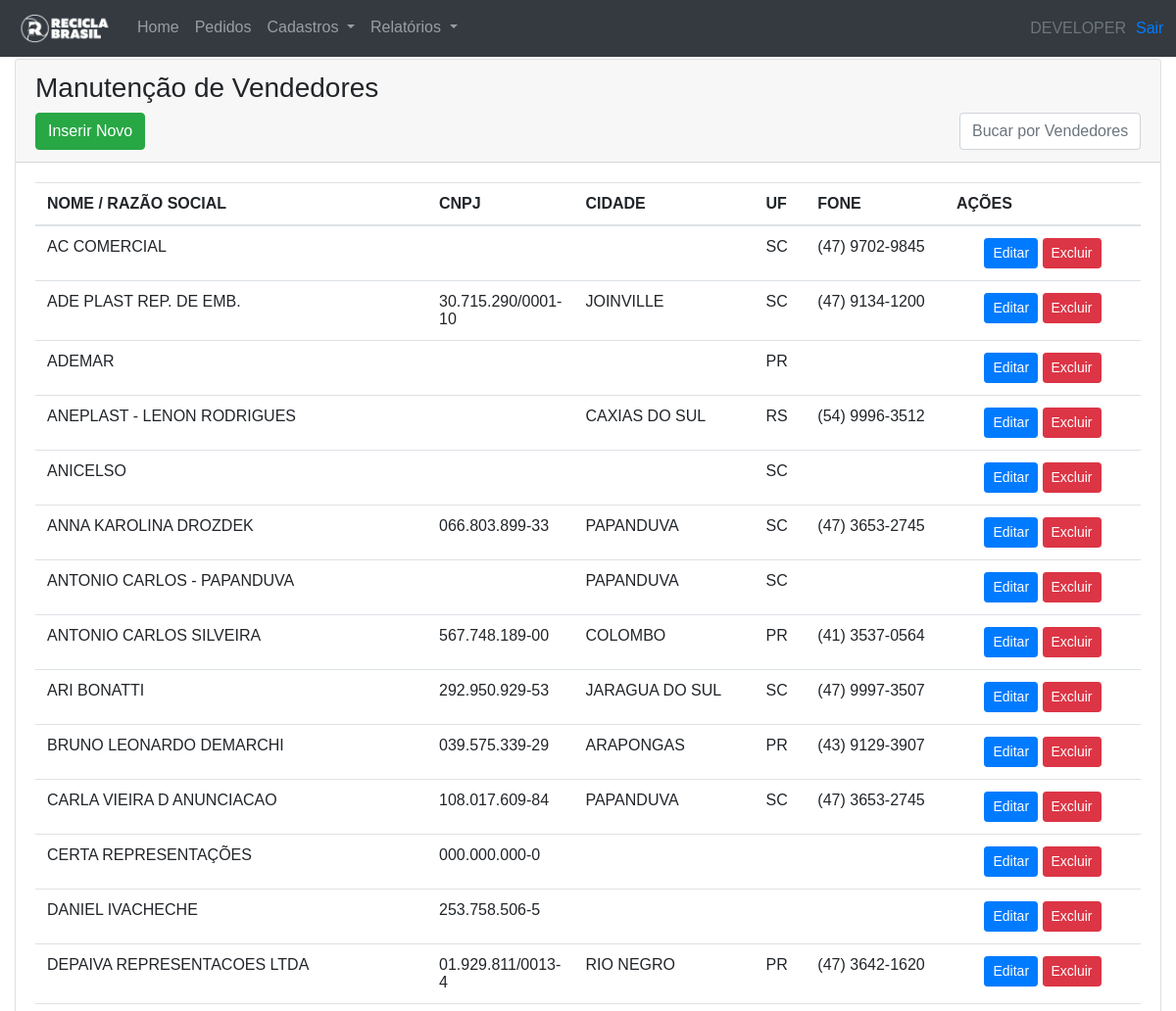
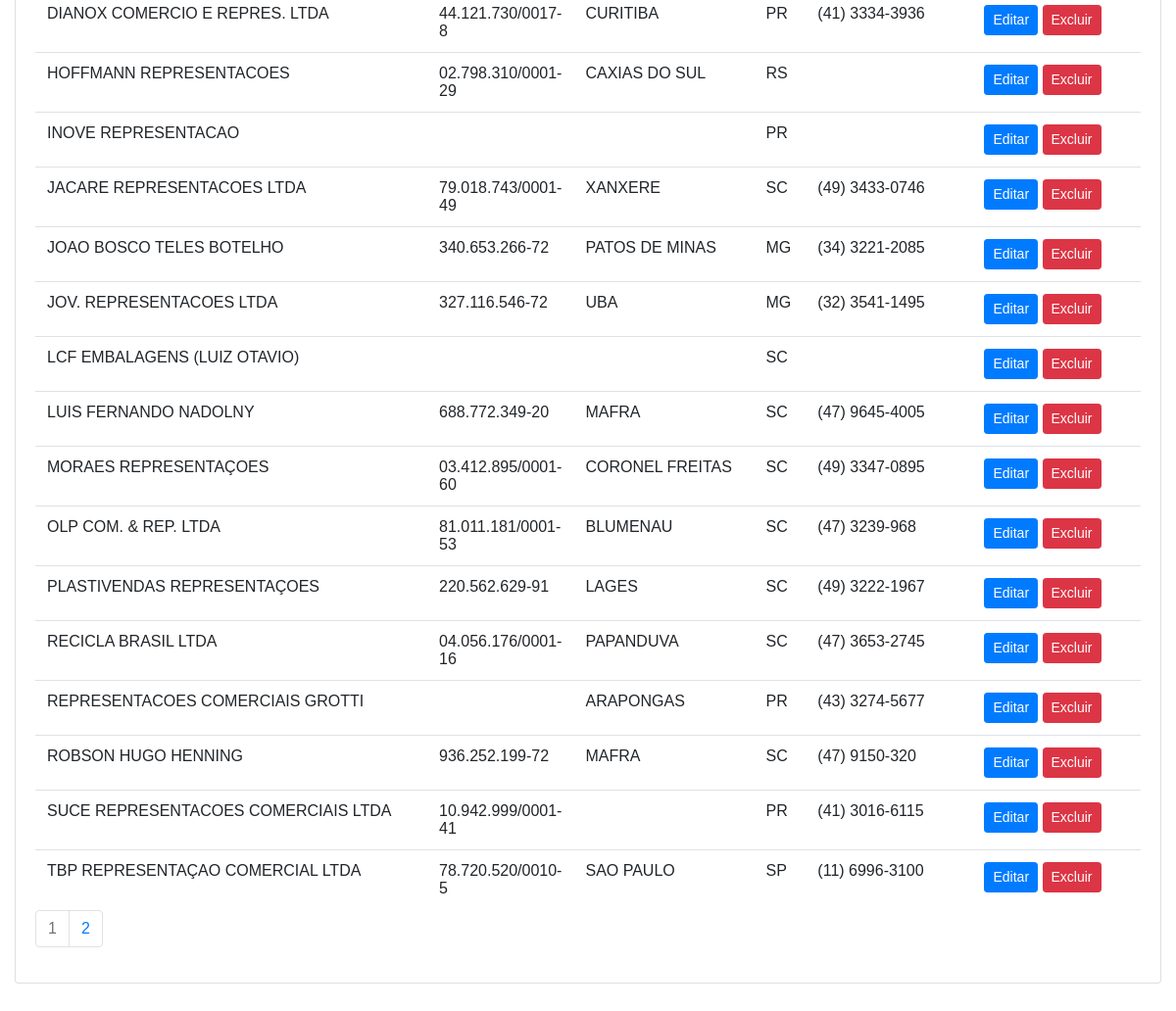
The page /vendedores (signed in) on the database its author committed (2 pictures, top to bottom).
### tables this page shows
CREATE TABLE `vendedores` (
  `Id` int(11) NOT NULL AUTO_INCREMENT,
  `nome` varchar(150) DEFAULT NULL,
  `logradouro` varchar(150) DEFAULT NULL,
  `bairro` varchar(100) DEFAULT NULL,
  `cidade` varchar(100) DEFAULT NULL,
  `cep` varchar(10) DEFAULT NULL,
  `uf` char(2) DEFAULT NULL,
  `fone` varchar(25) DEFAULT NULL,
  `cnpj` varchar(25) DEFAULT NULL,
  `ie` varchar(20) DEFAULT NULL,
  `comissao` double(4,2) DEFAULT NULL,
  `obs` text,
  PRIMARY KEY (`Id`)
);

### core/Controller.php (called while the page is built, shortened)
<?php
class Controller{
    public function loadTemplate($viewName,$viewData = array()){
        require 'views/template.php';
    }
    public function loadViewInTemplate($viewName,$viewData = array()){
        extract($viewData);
        require "views/".$viewName.".php";
    }
}

### controllers/vendedoresController.php (called while the page is built, shortened)
<?php
class vendedoresController extends controller
{
    private $user;
    public function __construct()
    {
        $this->user = new Users();
    }
    public function index()
    {
        $dados = [];
        $dados['userName'] = $this->user->getName();
        $v = new Vendedores();
        $limit = 30;
        $total = $v->getTotal();
        $dados['pagina'] = 1;
        $offset = ($dados['pagina'] * $limit) - $limit;
        $ordem = "nome";
        $dados['ordem'] = $ordem;
        $dados['paginas'] = ceil($total / $limit);
        $dados['vendedoresList'] = $v->getList($limit, $offset, $ordem);
        $this->loadTemplate('vendedoresView', $dados);
    }
}

### core/Core.php (called while the page is built, shortened)
<?php
    class Core{
        public function run(){
            $url = '/';
            if(!empty($_GET['url'])) {
                $url .= $_GET['url'];
            }
            $params = array();
            if(!empty($url) && $url != "/"){
                $url = explode("/",$url);
                array_shift($url);
                array_shift($url);
                if(isset($url) && !empty($url[0])){
                    $currentAction = $url[0];
                    array_shift($url);
                }else{
                    $currentAction = "index";
                }
            }else{
                $currentController = "homeController";
                $currentAction = "index";
            }
            $c = new $currentController();
            call_user_func_array(array($c,$currentAction),$params);
        }
    }

### index.php (called while the page is built, shortened)
<?php
$core = new Core();
$core->run();

### core/Model.php (called while the page is built, shortened)
<?php
    class Model{
        public function __construct() {
            global $db;
            $this->db = $db;
        }
    }

### models/Vendedores.php (called while the page is built, shortened)
<?php
class Vendedores extends Model
{
    public function getList($limit, $offset, $ordem)
    {
        $array = [];
        $ordens = ["nome", "cidade", "uf"];
        if (in_array($ordem, $ordens)) {
            $sql = $this->db->prepare("SELECT * FROM vendedores ORDER BY $ordem LIMIT :o, :l ");
        } else {
            $sql = $this->db->prepare("SELECT * FROM vendedores ORDER BY nome LIMIT :o, :l ");
        }
        $sql->bindValue(":l", $limit, PDO::PARAM_INT);
        $sql->bindValue(":o", $offset, PDO::PARAM_INT);
        $sql->execute();
        if ($sql->rowCount() > 0) {
            $array = $sql->fetchAll();
        }
        return $array;
    }
}

### models/Users.php (called while the page is built, shortened)
<?php
class Users extends Model
{
    private $id;
    public function verifyLogin()
    {
        if (!empty($_SESSION['lgRecicla'])) {
            $this->id = $_SESSION['lgRecicla'];
            return true;
        } else {
            return false;
        }
    }
    public function getId()
    {
        return $this->id;
    }
    public function getName()
    {
        $name = "";
        $sql = $this->db->prepare("SELECT nome FROM funcionarios WHERE Id = ?");
        $sql->execute([$this->getId()]);
        if($sql->rowCount() > 0){
            $sql = $sql->fetch();
            $name = $sql['nome'];
        }
        return $name;
    }
}

### views/vendedoresView.php (the view)
<div class="telaPrincipal">
    <div class="row">
        <div class="col-12">
            <div class="card">
                <div class="card-header">
                    <h3>Manutenção de Vendedores</h3>
                    <div>
                        <div class="float-left">
                            <a href="<?php echo BASE_URL . "vendedores/add"; ?>" class="btn btn-success">Inserir Novo</a>
                        </div>
                        <div class="float-right">
                            <input type="text" id="buscaVendedor" data-type="findVendedores" placeholder="Bucar por Vendedores (Nome/Razão Social, CNPJ ou Cidade)" class="form-control">
                        </div>
                    </div>
                </div>
                <div class="card-body">
                    <div class="tableRolavel">
                        <table class="table table-hover">
                            <thead>
                                <tr>
                                    <th width="400px" onclick="ordenaVendedores('nome');" style="cursor:pointer;">NOME / RAZÃO SOCIAL</th>
                                    <th width="100px">CNPJ</th>
                                    <th onclick="ordenaVendedores('cidade');" style="cursor:pointer;">CIDADE</th>
                                    <th wdith="30px" onclick="ordenaVendedores('uf');" style="cursor:pointer;">UF</th>
                                    <th>FONE</th>
                                    <th width="200px">AÇÕES</th>
                                </tr>
                            </thead>
                            <tbody>
                                <?php foreach ($vendedoresList as $ven) {
                                    $fone = intval(preg_replace("/[^0-9]/", "", $ven['fone']));
                                    if ($fone == 0) {
                                        $fone = "";
                                    }
                                ?>
                                    <tr>
                                        <td><?php echo $ven['nome']; ?></td>
                                        <td data-mask="<?php echo (strlen($ven['cnpj']) < 12) ? "000.000.000-00" : "00.000.000/0000-00"; ?>"><?php echo $ven['cnpj']; ?></td>
                                        <td><?php echo $ven['cidade']; ?></td>
                                        <td><?php echo $ven['uf']; ?></td>
                                        <td data-mask="<?php echo (strlen($fone) < 11) ? "(00) 0000-0000" : "(00) 0.0000-0000"; ?>"><?php echo $fone; ?></td>
                                        <td style="text-align:center;">
                                            <a href="<?php echo BASE_URL . "vendedores/edit/" . $ven['Id'] ?>" class="btn btn-primary btn-sm">Editar</a>
                                            <a href="<?php echo BASE_URL . "vendedores/del/" . $ven['Id'] ?>" class="btn btn-danger btn-sm" onclick="return confirm('Deseja realmente excluir?');">Excluir</a>
                                        </td>
                                    </tr>
                                <?php }?>
                            </tbody>
                        </table>
                    </div>
                    <div class="paginationRolavel">
                        <ul class="pagination">
                            <?php for ($i = 1; $i <= $paginas; $i++) {?>
                                <li class="page-item <?php echo ($i == $pagina) ? " disabled" : ""; ?>"><a class="page-link" href="<?php echo BASE_URL . "vendedores/?p=" . $i . "&ordem=" . $ordem; ?>"><?php echo $i; ?></a></li>
                            <?php }?>
                        </ul>
                    </div>
                </div>
            </div>
        </div>
    </div>
</div>

### assets/css/estilos.css (style rules this page uses)
body { margin: 0; padding: 0; font-family: Arial; }
.telaPrincipal { margin-top: 60px; }
.tableRolavel { height: 65vh; overflow-y: auto; }
.paginationRolavel { padding-top: 5px; width: 100%; overflow-x: auto; }
#buscaVendedor { width: 185px; transition: width 0.6s; }

### rows shown on the page
vendedores: nome "AC COMERCIAL", uf "SC"
vendedores: nome "ADE PLAST REP. DE EMB.", cidade "JOINVILLE", uf "SC"
vendedores: nome "ADEMAR", uf "PR"
vendedores: nome "ANEPLAST - LENON RODRIGUES", cidade "CAXIAS DO SUL", uf "RS"
vendedores: nome "ANICELSO", uf "SC"
vendedores: nome "ANNA KAROLINA DROZDEK", cidade "PAPANDUVA", uf "SC"
vendedores: nome "ANTONIO CARLOS - PAPANDUVA", cidade "PAPANDUVA", uf "SC"
vendedores: nome "ANTONIO CARLOS SILVEIRA", cidade "COLOMBO", uf "PR"
vendedores: nome "ARI BONATTI", cidade "JARAGUA DO SUL", uf "SC"
vendedores: nome "BRUNO LEONARDO DEMARCHI", cidade "ARAPONGAS", uf "PR"
vendedores: nome "CARLA VIEIRA D ANUNCIACAO", cidade "PAPANDUVA", uf "SC"
vendedores: nome "CERTA REPRESENTAÇÕES"
vendedores: nome "DANIEL IVACHECHE"
vendedores: nome "DEPAIVA REPRESENTACOES LTDA", cidade "RIO NEGRO", uf "PR"
vendedores: nome "DIANOX COMERCIO E REPRES. LTDA", cidade "CURITIBA", uf "PR"
vendedores: nome "HOFFMANN REPRESENTACOES", cidade "CAXIAS DO SUL", uf "RS"
vendedores: nome "INOVE REPRESENTACAO", uf "PR"
vendedores: nome "JACARE REPRESENTACOES LTDA", cidade "XANXERE", uf "SC"
vendedores: nome "JOAO BOSCO TELES BOTELHO", cidade "PATOS DE MINAS", uf "MG"
vendedores: nome "JOV. REPRESENTACOES LTDA", cidade "UBA", uf "MG"
vendedores: nome "LCF EMBALAGENS (LUIZ OTAVIO)", uf "SC"
vendedores: nome "LUIS FERNANDO NADOLNY", cidade "MAFRA", uf "SC"
vendedores: nome "MORAES REPRESENTAÇOES", cidade "CORONEL FREITAS", uf "SC"
vendedores: nome "OLP COM. & REP. LTDA", cidade "BLUMENAU", uf "SC"
vendedores: nome "PLASTIVENDAS REPRESENTAÇOES", cidade "LAGES", uf "SC"
vendedores: nome "RECICLA BRASIL LTDA", cidade "PAPANDUVA", uf "SC"
vendedores: nome "REPRESENTACOES COMERCIAIS GROTTI", cidade "ARAPONGAS", uf "PR"
vendedores: nome "ROBSON HUGO HENNING", cidade "MAFRA", uf "SC"
vendedores: nome "SUCE REPRESENTACOES COMERCIAIS LTDA", uf "PR"
vendedores: nome "TBP REPRESENTAÇAO COMERCIAL LTDA", cidade "SAO PAULO", uf "SP"

### other values the page prints
$viewData['userName'] "DEVELOPER"
